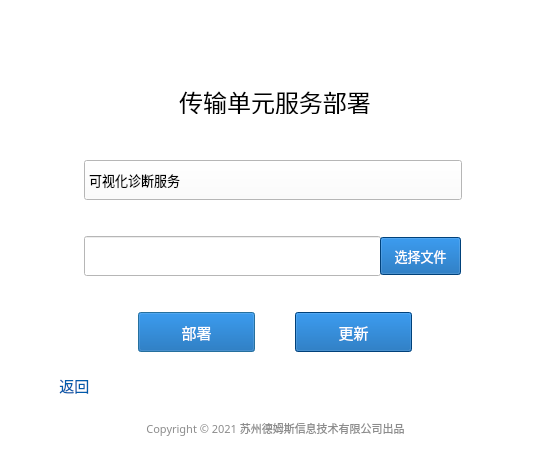
<?xml version="1.0" encoding="UTF-8"?>
<ui version="4.0">
 <class>Deploy</class>
 <widget class="QDialog" name="Deploy">
  <property name="geometry">
   <rect>
    <x>0</x>
    <y>0</y>
    <width>550</width>
    <height>460</height>
   </rect>
  </property>
  <property name="minimumSize">
   <size>
    <width>550</width>
    <height>460</height>
   </size>
  </property>
  <property name="maximumSize">
   <size>
    <width>550</width>
    <height>460</height>
   </size>
  </property>
  <property name="font">
   <font>
    <family>微软雅黑</family>
   </font>
  </property>
  <property name="windowTitle">
   <string>传输单元服务部署工具</string>
  </property>
  <property name="styleSheet">
   <string notr="true">background-color:white;</string>
  </property>
  <widget class="QPushButton" name="deploy">
   <property name="geometry">
    <rect>
     <x>138</x>
     <y>312</y>
     <width>117</width>
     <height>40</height>
    </rect>
   </property>
   <property name="font">
    <font>
     <family>微软雅黑</family>
     <pointsize>11</pointsize>
    </font>
   </property>
   <property name="styleSheet">
    <string notr="true">QPushButton{
        text-align:center;
        color:white;
        background-color:rgb(0, 91, 171);
}
QPushButton:hover{A
        background-color:rgb(24, 91, 171);
}</string>
   </property>
   <property name="text">
    <string>部署</string>
   </property>
  </widget>
  <widget class="QPushButton" name="update">
   <property name="geometry">
    <rect>
     <x>295</x>
     <y>312</y>
     <width>117</width>
     <height>40</height>
    </rect>
   </property>
   <property name="font">
    <font>
     <family>微软雅黑</family>
     <pointsize>11</pointsize>
    </font>
   </property>
   <property name="styleSheet">
    <string notr="true">QPushButton{
        text-align:center;
        color:white;
        background-color:rgb(0, 91, 171);
}
QPushButton:hover{A
        background-color:rgb(24, 91, 171);
}</string>
   </property>
   <property name="text">
    <string>更新</string>
   </property>
  </widget>
  <widget class="QLabel" name="message">
   <property name="geometry">
    <rect>
     <x>260</x>
     <y>20</y>
     <width>31</width>
     <height>30</height>
    </rect>
   </property>
   <property name="styleSheet">
    <string notr="true"/>
   </property>
   <property name="text">
    <string/>
   </property>
  </widget>
  <widget class="QLabel" name="title">
   <property name="geometry">
    <rect>
     <x>158</x>
     <y>89</y>
     <width>234</width>
     <height>25</height>
    </rect>
   </property>
   <property name="font">
    <font>
     <family>微软雅黑</family>
     <pointsize>18</pointsize>
    </font>
   </property>
   <property name="text">
    <string>传输单元服务部署</string>
   </property>
   <property name="alignment">
    <set>Qt::AlignCenter</set>
   </property>
  </widget>
  <widget class="QLineEdit" name="file_path">
   <property name="geometry">
    <rect>
     <x>84</x>
     <y>236</y>
     <width>297</width>
     <height>40</height>
    </rect>
   </property>
   <property name="font">
    <font>
     <family>微软雅黑</family>
     <pointsize>10</pointsize>
    </font>
   </property>
  </widget>
  <widget class="QPushButton" name="open_file">
   <property name="geometry">
    <rect>
     <x>380</x>
     <y>237</y>
     <width>81</width>
     <height>38</height>
    </rect>
   </property>
   <property name="font">
    <font>
     <family>微软雅黑</family>
     <pointsize>10</pointsize>
    </font>
   </property>
   <property name="styleSheet">
    <string notr="true">QPushButton{
        text-align:center;
        color:white;
        background-color:rgb(0, 91, 171);
}
QPushButton:hover{A
        background-color:rgb(24, 91, 171);
}</string>
   </property>
   <property name="text">
    <string>选择文件</string>
   </property>
  </widget>
  <widget class="QPushButton" name="back">
   <property name="geometry">
    <rect>
     <x>37</x>
     <y>375</y>
     <width>71</width>
     <height>21</height>
    </rect>
   </property>
   <property name="font">
    <font>
     <family>微软雅黑</family>
     <pointsize>11</pointsize>
    </font>
   </property>
   <property name="styleSheet">
    <string notr="true">QPushButton{
        text-align:center;
        color:#005BAB;
		backfground:transparent;
        border-radius:10px;
}
QPushButton:hover{
		backfground:transparent;
        color:rgb(24, 169, 251);
}</string>
   </property>
   <property name="text">
    <string> 返回</string>
   </property>
  </widget>
  <widget class="QComboBox" name="service_type">
   <property name="geometry">
    <rect>
     <x>84</x>
     <y>160</y>
     <width>378</width>
     <height>40</height>
    </rect>
   </property>
   <property name="font">
    <font>
     <family>微软雅黑</family>
     <pointsize>10</pointsize>
    </font>
   </property>
   <property name="styleSheet">
    <string notr="true">QComboBox::drop-down {
     subcontrol-origin: padding;
     subcontrol- position :  top  right ;
     width :  20px ;
      border-left-width :  0px ;

}
 
QComboBox::down-arrow {
     image:url(img/arrow.png);
}</string>
   </property>
   <item>
    <property name="text">
     <string>可视化诊断服务</string>
    </property>
   </item>
  </widget>
  <widget class="QLabel" name="label">
   <property name="geometry">
    <rect>
     <x>40</x>
     <y>380</y>
     <width>16</width>
     <height>13</height>
    </rect>
   </property>
   <property name="styleSheet">
    <string notr="true">background:url(img/back.png);</string>
   </property>
   <property name="text">
    <string/>
   </property>
  </widget>
  <widget class="QLabel" name="label_8">
   <property name="geometry">
    <rect>
     <x>120</x>
     <y>418</y>
     <width>311</width>
     <height>21</height>
    </rect>
   </property>
   <property name="sizePolicy">
    <sizepolicy hsizetype="Expanding" vsizetype="Expanding">
     <horstretch>0</horstretch>
     <verstretch>0</verstretch>
    </sizepolicy>
   </property>
   <property name="font">
    <font>
     <family>微软雅黑</family>
     <pointsize>8</pointsize>
    </font>
   </property>
   <property name="styleSheet">
    <string notr="true">color:rgb(140, 140, 140);</string>
   </property>
   <property name="text">
    <string>Copyright © 2021 苏州德姆斯信息技术有限公司出品</string>
   </property>
   <property name="alignment">
    <set>Qt::AlignCenter</set>
   </property>
  </widget>
  <widget class="QLabel" name="label_11">
   <property name="geometry">
    <rect>
     <x>20</x>
     <y>20</y>
     <width>104</width>
     <height>28</height>
    </rect>
   </property>
   <property name="styleSheet">
    <string notr="true">background:url(img/logo.png);</string>
   </property>
   <property name="text">
    <string/>
   </property>
  </widget>
 </widget>
 <resources/>
 <connections/>
</ui>
